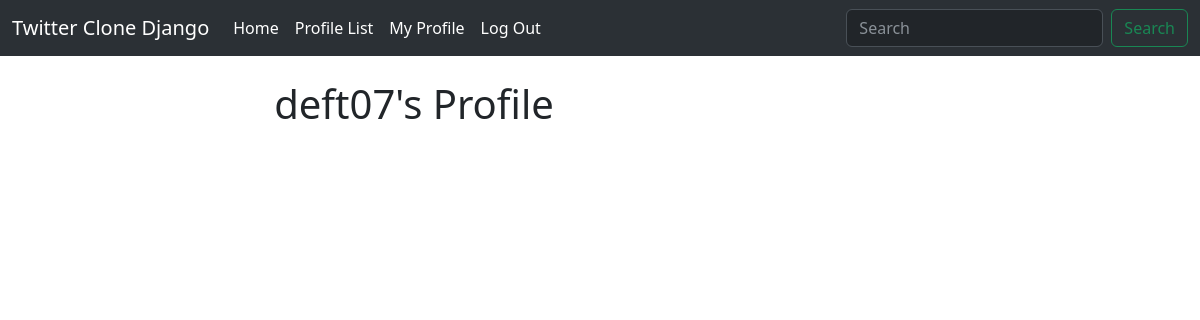
The page /profile/8 (signed in) on the database as committed earlier.
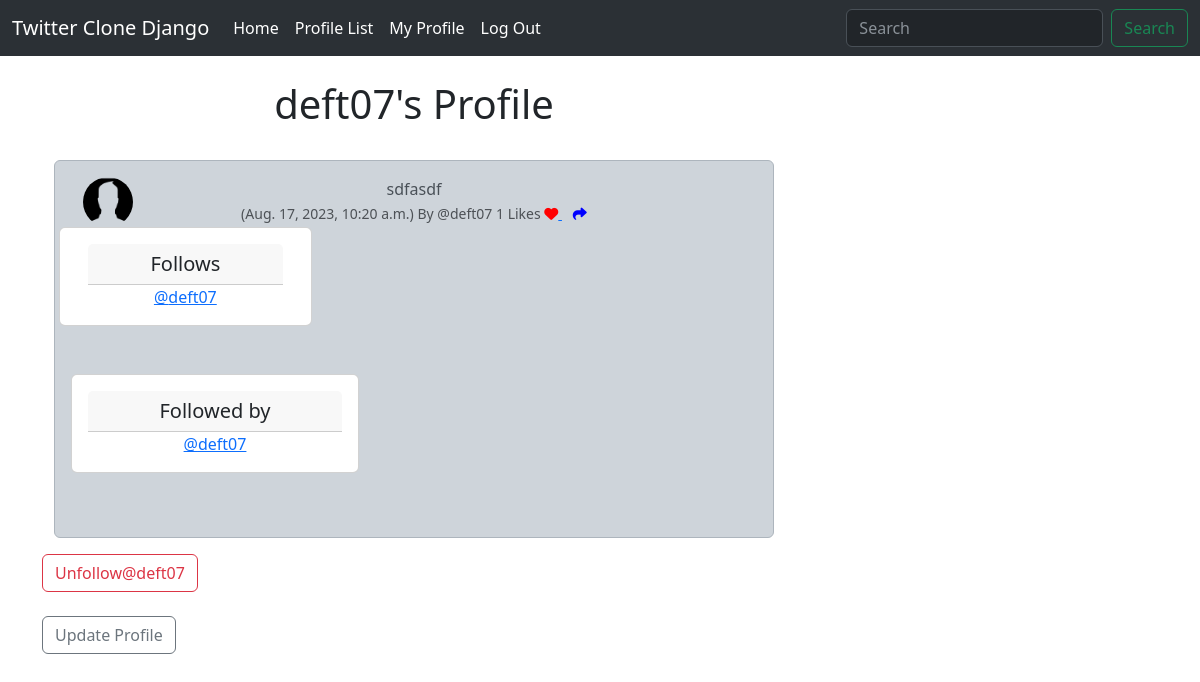
The same page on the database as committed later.
### twitter/models.py (models this page shows, shortened)
class Profile(models.Model):
    user = models.OneToOneField(User, on_delete=models.CASCADE)
    follows = models.ManyToManyField("self", related_name="followed_by", symmetrical=False, blank=True)
    date_modified = models.DateTimeField(User, auto_now=True)
    profile_image = models.ImageField(null=True, blank=True, upload_to="images/")
    def __str__(self):
        return self.user.username

class Tweet(models.Model):
    user = models.ForeignKey(User, related_name='tweets', on_delete=models.DO_NOTHING)
    body = models.CharField(max_length=200)
    created_at = models.DateTimeField(auto_now_add=True)
    likes = models.ManyToManyField(User, related_name="tweet_like", blank=True)
    def number_of_likes(self):
        return self.likes.count()

### twitter/views.py (the view, shortened to what this page needs)
# urls.py: path('profile/<int:pk>', views.profile, name='profile'),
def profile(request, pk):
    if request.user.is_authenticated:
        profile = Profile.objects.get(user_id=pk)
        tweets = Tweet.objects.filter(user_id=pk).order_by('-created_at')
        return render(request, 'profile.html', {'profile': profile, 'tweets': tweets})
    else:
        messages.success(request, ("You must be Logged In to view this page"))
        return redirect('home')

### templates/profile.html (shortened to what this page needs)
{% extends 'base.html' %}
{% load static %}
{% block content %}
{% if profile %}
    <div class="container text-center">
        <div class="row">
            <div class="col-8">
                <h1>{{ profile.user.username }}'s Profile</h1>
                <br>
                {% if tweets %}
                    {% for tweet in tweets%}
            <div class="alert alert-dark" role="alert">
    <div class="container">
        <div class="row">
            <div class="col-1">
            {% if profile.profile_image %}
                <img src="{{ profile.profile_image.url }}"  width=50
                     height=50 class="round-circle" alt="{{ profile.user.username }}">
            {% else %}
                <img src="{% static 'images/default_picture_image.png' %}" width=50 height=50 class="rounded-circle" alt="{{ profile.user.username }}">
            {% endif %}
            </div>
            <div class="col-10">
                      {{ tweet.body }} <br>
                        <small class="text-muted">
                           ({{ tweet.created_at }}) By
                            @{{ tweet.user.username }}
                        {{ tweet.number_of_likes }} Likes
                      {% if user in tweet.likes.all %}
                          <a href="{% url 'tweet_like' tweet.id %}">
                            <i class="fa fa-heart-o" style="color:red"></i>
                          </a>
                      {% else %}
                          <a href="{% url 'tweet_like' tweet.id %}">
                          <i class="fa-solid fa-heart" style="color:red"></i>
                          </a>
                      {% endif %}
                       <a href="{% url 'tweet_show' tweet.id %}">
                          <i class="fa-solid fa-share" style="color:blue"></i></a>
                        </small>
                    </div>
            </div>
    </div>
            <div class="col-4">
              <div class="row">
              <div class="card text-center mb-5"  style="width: 18rem;">
              <div class="card-body">
                <h5 class="card-header">Follows</h5>
                    {% for following in profile.follows.all %}
                       <a href="{% url 'profile' following.user.id %}">@{{ following }}</a><br/>
                    {% endfor %}
              </div>
              </div>
              </div>
              </div>
            <div class="card text-center mb-5"  style="width: 18rem;">
                <div class="card-body">
                <h5 class="card-header">Followed by</h5>
                {% for following in profile.followed_by.all %}
                    <a href="{% url 'profile' following.user.id %}">@{{ following }}</a><br/>
                {% endfor %}
                </div>
            </div>
                </div></div>
                    </div>
                    </div>
<form method=POST>
{% if profile in user.profile.follows.all%}
    <button class="btn btn-outline-danger" name="follow"
            value="unfollow" types="submit">Unfollow@{{ profile.user.username|lower }}
    </button>
{% else%}
 <button class="btn btn-outline-success" name="follow"
            value="follow" types="submit">Follow @{{ profile.user.username|lower }}
    </button>
{% endif %}
</form>
<br>
    {% if request.user.id == profile.user.id %}
        <a href="{% url 'update_user' %}" class="btn btn-outline-secondary">Update Profile</a>
    {% endif %}
{% endfor %}
{% endif %}
{% endif %}
{% endblock %}

Rows that differ between the two databases and show on the page:
added Tweet: body "sdfasdf", created_at "Aug. 17, 2023, 10:20 a.m.", user.username "deft07", number_of_likes "1", {{ profile.user.username|lower }} "deft07", Profile (user.username "deft07")
